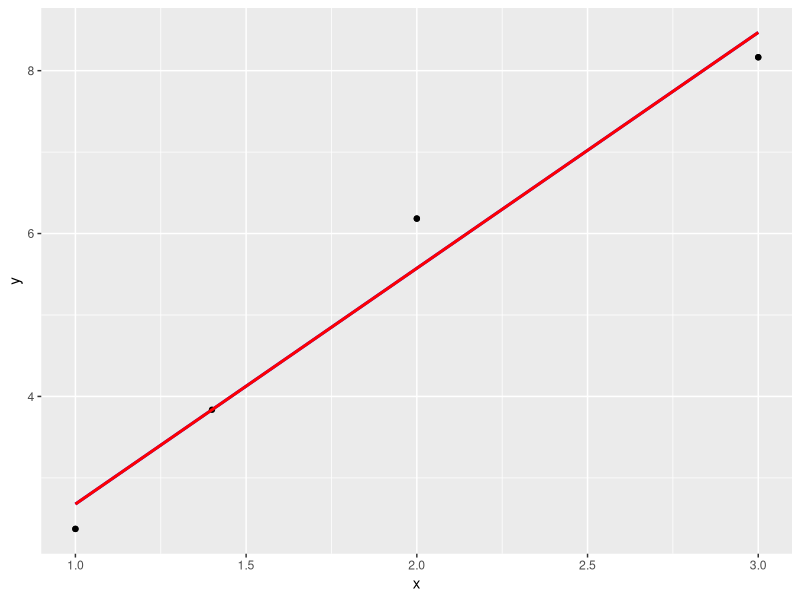

The R source for this figure:
## ---- chunk 1
x = c(1,2,3)
set.seed(1)
y = 3*x + rnorm(3)
data = data.frame(x = x, y = y)
model = lm(y~x, data = data)
model$coefficients
ypred = predict(model,newdata = list(x=1.4))
data2 = rbind(data, c(1.4, ypred))
model2 = lm(y~x, data = data)
model2$coefficients
library(ggplot2)
ggplot(data = data, aes(x = x, y = y))+
  geom_point()+
  geom_smooth(method = "lm", color = "blue", se = FALSE)+
  geom_point(data = data2)+
  geom_smooth(data = data2, method = "lm", color = "red", se = FALSE)
